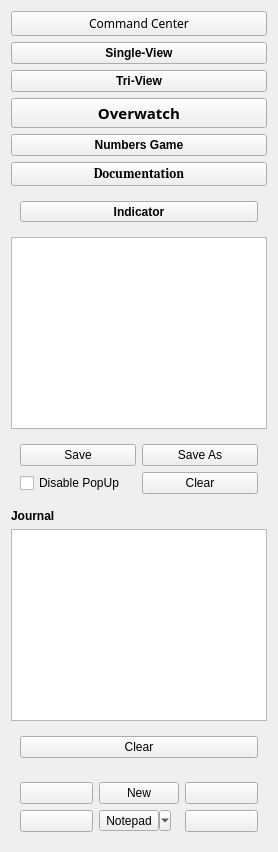
           <widget class="QFrame" name="LeftMain">
            <property name="sizePolicy">
             <sizepolicy hsizetype="Preferred" vsizetype="Preferred">
              <horstretch>0</horstretch>
              <verstretch>0</verstretch>
             </sizepolicy>
            </property>
            <property name="frameShape">
             <enum>QFrame::Shape::NoFrame</enum>
            </property>
            <property name="frameShadow">
             <enum>QFrame::Shadow::Raised</enum>
            </property>
            <layout class="QVBoxLayout" name="verticalLayout">
             <item>
              <widget class="QPushButton" name="CC_button">
               <property name="sizePolicy">
                <sizepolicy hsizetype="Preferred" vsizetype="Preferred">
                 <horstretch>0</horstretch>
                 <verstretch>0</verstretch>
                </sizepolicy>
               </property>
               <property name="font">
                <font>
                 <family>Stencil</family>
                </font>
               </property>
               <property name="text">
                <string>Command Center</string>
               </property>
               <property name="icon">
                <iconset resource="../resources/resources.qrc">
                 <normaloff>:/svg/SVG/gear-solid.svg</normaloff>:/svg/SVG/gear-solid.svg</iconset>
               </property>
               <property name="autoDefault">
                <bool>false</bool>
               </property>
               <property name="default">
                <bool>false</bool>
               </property>
              </widget>
             </item>
             <item>
              <widget class="QPushButton" name="SV_button">
               <property name="sizePolicy">
                <sizepolicy hsizetype="Preferred" vsizetype="Preferred">
                 <horstretch>0</horstretch>
                 <verstretch>0</verstretch>
                </sizepolicy>
               </property>
               <property name="font">
                <font>
                 <bold>true</bold>
                </font>
               </property>
               <property name="text">
                <string>Single-View</string>
               </property>
               <property name="icon">
                <iconset resource="../resources/resources.qrc">
                 <normaloff>:/svg/SVG/tv-solid.svg</normaloff>:/svg/SVG/tv-solid.svg</iconset>
               </property>
              </widget>
             </item>
             <item>
              <widget class="QPushButton" name="TV_button">
               <property name="sizePolicy">
                <sizepolicy hsizetype="Preferred" vsizetype="Preferred">
                 <horstretch>0</horstretch>
                 <verstretch>0</verstretch>
                </sizepolicy>
               </property>
               <property name="font">
                <font>
                 <bold>true</bold>
                </font>
               </property>
               <property name="text">
                <string>Tri-View</string>
               </property>
               <property name="icon">
                <iconset resource="../resources/resources.qrc">
                 <normaloff>:/svg/SVG/shapes-solid.svg</normaloff>:/svg/SVG/shapes-solid.svg</iconset>
               </property>
              </widget>
             </item>
             <item>
              <widget class="QPushButton" name="OW_button">
               <property name="sizePolicy">
                <sizepolicy hsizetype="Preferred" vsizetype="Preferred">
                 <horstretch>0</horstretch>
                 <verstretch>0</verstretch>
                </sizepolicy>
               </property>
               <property name="font">
                <font>
                 <family>OCR A Extended</family>
                 <pointsize>11</pointsize>
                 <bold>true</bold>
                </font>
               </property>
               <property name="text">
                <string>Overwatch</string>
               </property>
               <property name="icon">
                <iconset resource="../resources/resources.qrc">
                 <normaloff>:/svg/SVG/solar-panel-solid.svg</normaloff>:/svg/SVG/solar-panel-solid.svg</iconset>
               </property>
              </widget>
             </item>
             <item>
              <widget class="QPushButton" name="pushButton">
               <property name="font">
                <font>
                 <bold>true</bold>
                </font>
               </property>
               <property name="text">
                <string>Numbers Game</string>
               </property>
               <property name="icon">
                <iconset resource="../resources/resources.qrc">
                 <normaloff>:/svg/SVG/hashtag-solid.svg</normaloff>:/svg/SVG/hashtag-solid.svg</iconset>
               </property>
              </widget>
             </item>
             <item>
              <widget class="QPushButton" name="DOC_button">
               <property name="sizePolicy">
                <sizepolicy hsizetype="Preferred" vsizetype="Preferred">
                 <horstretch>0</horstretch>
                 <verstretch>0</verstretch>
                </sizepolicy>
               </property>
               <property name="font">
                <font>
                 <family>Cambria</family>
                 <pointsize>10</pointsize>
                 <bold>true</bold>
                </font>
               </property>
               <property name="text">
                <string>Documentation</string>
               </property>
               <property name="icon">
                <iconset resource="../resources/resources.qrc">
                 <normaloff>:/svg/SVG/book-solid.svg</normaloff>:/svg/SVG/book-solid.svg</iconset>
               </property>
               <property name="default">
                <bool>false</bool>
               </property>
              </widget>
             </item>
             <item>
              <widget class="QFrame" name="frame_60">
               <property name="frameShape">
                <enum>QFrame::Shape::NoFrame</enum>
               </property>
               <property name="frameShadow">
                <enum>QFrame::Shadow::Raised</enum>
               </property>
               <layout class="QHBoxLayout" name="horizontalLayout_33">
                <item>
                 <widget class="QToolButton" name="toolButton_5">
                  <property name="sizePolicy">
                   <sizepolicy hsizetype="Preferred" vsizetype="Fixed">
                    <horstretch>0</horstretch>
                    <verstretch>0</verstretch>
                   </sizepolicy>
                  </property>
                  <property name="font">
                   <font>
                    <bold>true</bold>
                   </font>
                  </property>
                  <property name="text">
                   <string>Indicator</string>
                  </property>
                  <property name="popupMode">
                   <enum>QToolButton::ToolButtonPopupMode::InstantPopup</enum>
                  </property>
                  <property name="toolButtonStyle">
                   <enum>Qt::ToolButtonStyle::ToolButtonTextBesideIcon</enum>
                  </property>
                  <property name="arrowType">
                   <enum>Qt::ArrowType::NoArrow</enum>
                  </property>
                 </widget>
                </item>
               </layout>
              </widget>
             </item>
             <item>
              <widget class="QTableWidget" name="indicator_drop_tableWidget">
               <property name="sizePolicy">
                <sizepolicy hsizetype="Preferred" vsizetype="Expanding">
                 <horstretch>0</horstretch>
                 <verstretch>0</verstretch>
                </sizepolicy>
               </property>
              </widget>
             </item>
             <item>
              <widget class="QFrame" name="frame_59">
               <property name="frameShape">
                <enum>QFrame::Shape::NoFrame</enum>
               </property>
               <property name="frameShadow">
                <enum>QFrame::Shadow::Raised</enum>
               </property>
               <layout class="QGridLayout" name="gridLayout_20">
                <item row="2" column="0">
                 <widget class="QCheckBox" name="checkBox_3">
                  <property name="text">
                   <string>Disable PopUp</string>
                  </property>
                 </widget>
                </item>
                <item row="1" column="0">
                 <widget class="QPushButton" name="pushButton_44">
                  <property name="text">
                   <string>Save</string>
                  </property>
                 </widget>
                </item>
                <item row="2" column="1">
                 <widget class="QPushButton" name="pushButton_45">
                  <property name="text">
                   <string>Clear</string>
                  </property>
                 </widget>
                </item>
                <item row="1" column="1">
                 <widget class="QPushButton" name="pushButton_46">
                  <property name="text">
                   <string>Save As</string>
                  </property>
                 </widget>
                </item>
               </layout>
              </widget>
             </item>
             <item>
              <widget class="QLabel" name="label_43">
               <property name="font">
                <font>
                 <bold>true</bold>
                </font>
               </property>
               <property name="text">
                <string>Journal</string>
               </property>
              </widget>
             </item>
             <item>
              <widget class="QTextEdit" name="textEdit_4">
               <property name="sizePolicy">
                <sizepolicy hsizetype="Preferred" vsizetype="Expanding">
                 <horstretch>0</horstretch>
                 <verstretch>0</verstretch>
                </sizepolicy>
               </property>
              </widget>
             </item>
             <item>
              <widget class="QFrame" name="frame_10">
               <property name="frameShape">
                <enum>QFrame::Shape::NoFrame</enum>
               </property>
               <property name="frameShadow">
                <enum>QFrame::Shadow::Raised</enum>
               </property>
               <layout class="QHBoxLayout" name="horizontalLayout_16">
                <item>
                 <widget class="QPushButton" name="clear_notes_button">
                  <property name="text">
                   <string>Clear</string>
                  </property>
                 </widget>
                </item>
               </layout>
              </widget>
             </item>
             <item>
              <widget class="QFrame" name="frame_28">
               <property name="frameShape">
                <enum>QFrame::Shape::NoFrame</enum>
               </property>
               <property name="frameShadow">
                <enum>QFrame::Shadow::Raised</enum>
               </property>
               <layout class="QGridLayout" name="gridLayout_5">
                <item row="0" column="2">
                 <widget class="QPushButton" name="np_edit_button">
                  <property name="text">
                   <string/>
                  </property>
                  <property name="icon">
                   <iconset resource="../resources/resources.qrc">
                    <normaloff>:/svg/SVG/pen-to-square-regular.svg</normaloff>:/svg/SVG/pen-to-square-regular.svg</iconset>
                  </property>
                 </widget>
                </item>
                <item row="0" column="1">
                 <widget class="QPushButton" name="np_new_button">
                  <property name="text">
                   <string>New</string>
                  </property>
                 </widget>
                </item>
                <item row="1" column="2">
                 <widget class="QPushButton" name="np_next_button">
                  <property name="text">
                   <string/>
                  </property>
                  <property name="icon">
                   <iconset resource="../resources/resources.qrc">
                    <normaloff>:/svg/SVG/circle-right-regular.svg</normaloff>:/svg/SVG/circle-right-regular.svg</iconset>
                  </property>
                 </widget>
                </item>
                <item row="1" column="0">
                 <widget class="QPushButton" name="np_prev_button">
                  <property name="text">
                   <string/>
                  </property>
                  <property name="icon">
                   <iconset resource="../resources/resources.qrc">
                    <normaloff>:/svg/SVG/circle-left-regular.svg</normaloff>:/svg/SVG/circle-left-regular.svg</iconset>
                  </property>
                 </widget>
                </item>
                <item row="0" column="0">
                 <widget class="QPushButton" name="np_save_button">
                  <property name="text">
                   <string/>
                  </property>
                  <property name="icon">
                   <iconset resource="../resources/resources.qrc">
                    <normaloff>:/svg/SVG/floppy-disk-regular.svg</normaloff>:/svg/SVG/floppy-disk-regular.svg</iconset>
                  </property>
                 </widget>
                </item>
                <item row="1" column="1">
                 <widget class="QToolButton" name="np_toolbutton">
                  <property name="text">
                   <string>Notepad</string>
                  </property>
                  <property name="icon">
                   <iconset resource="../resources/resources.qrc">
                    <normaloff>:/svg/SVG/file-regular.svg</normaloff>:/svg/SVG/file-regular.svg</iconset>
                  </property>
                  <property name="popupMode">
                   <enum>QToolButton::ToolButtonPopupMode::MenuButtonPopup</enum>
                  </property>
                  <property name="toolButtonStyle">
                   <enum>Qt::ToolButtonStyle::ToolButtonTextBesideIcon</enum>
                  </property>
                  <property name="arrowType">
                   <enum>Qt::ArrowType::NoArrow</enum>
                  </property>
                 </widget>
                </item>
               </layout>
              </widget>
             </item>
            </layout>
           </widget>
